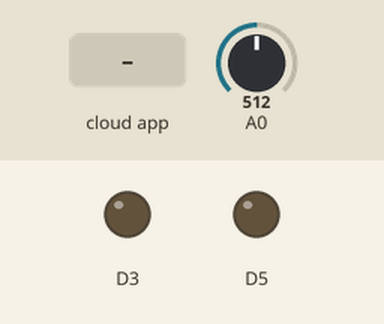
Recording of a sketch running on a simulated ESP8266 (NodeMCU). Shown: output pins drawn as LEDs (lit = HIGH). The test bench sets the inputs (shaded band); at power-on: A0 = 512. WiFi joins after 1.5 s; servers stay silent unless stated; the Firebase database answers and starts empty; what the sketch prints to the serial monitor is not drawn.

Above: at 2.7 s.
2.8 s: the phone or cloud app sets AUTO to true
At 5.2 s:
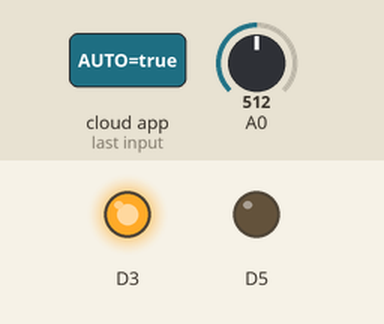
5.7 s: A0 set to 279
8.7 s: A0 set to 253
At 11.5 s:
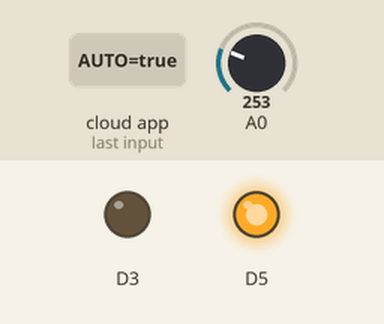
11.7 s: the phone or cloud app sets Red to 1
At 12.8 s:
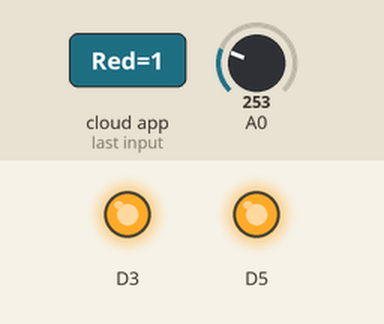
Timing chart, 0 to 15.2 s (numbered marks = the images above; inputs shaded):
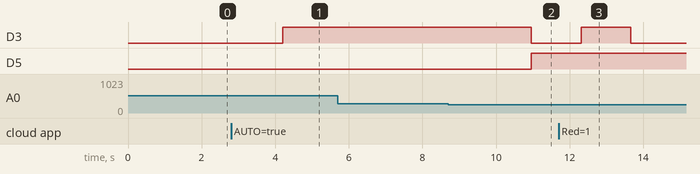

The sketch:

firebase-AppConnect.ino
```cpp
#include <ESP8266WiFi.h>
#include <FirebaseArduino.h>

#define FIREBASE_HOST "samsung-lecture.firebaseio.com"    // 데이터베이스 주소
#define FIREBASE_AUTH ""                                  // 데이터베이스 접속 키
#define WIFI_SSID "Test.dslab.24"                         // 와이파이 SSID
#define WIFI_PASSWORD "dslab123"                          // 와이파이 Password


void setup() {
  Serial.begin(115200);
  pinMode(D3 , OUTPUT);
  pinMode(D5 , OUTPUT);

  //와이파이 연결
  WiFi.begin(WIFI_SSID, WIFI_PASSWORD);
  Serial.print("connecting");
  while (WiFi.status() != WL_CONNECTED) {
  Serial.print(".");
  delay(500);
  }
  Serial.println();
  Serial.print("connected: ");
  Serial.println(WiFi.localIP());

  //파이어베이스 연결
  Firebase.begin(FIREBASE_HOST, FIREBASE_AUTH);
}

void loop() {
  //아날로그값 입력 및 온도값 계산
  float temp = analogRead(A0);
  temp = round((temp*330/1024 - 55)*10)/10;

  Serial.print("temp : ");
  Serial.println(temp);

  Firebase.setFloat("Temperature", temp);

  if(Firebase.getString("LED/AUTO") == "true"){
    // Auto모드일 경우에만 실행
    Serial.println("Auto Mode");

    if(temp > 30){
      Firebase.setString("State", "HIGH");
      Firebase.setInt("Green", 0);
      Firebase.setInt("Red", 1);
    }else{
      Firebase.setString("State", "LOW");
      Firebase.setInt("Green", 1);
      Firebase.setInt("Red", 0);
    }

    int g_led = Firebase.getInt("Green");
    int r_led = Firebase.getInt("Red");

    String str = "Temperature is " + String(Firebase.getFloat("Temperature")) + ".\n" + Firebase.getString("State") + " Temperature.";
    Serial.println(str);

    digitalWrite(D3, r_led);
    digitalWrite(D5, g_led);

  }else if(Firebase.getString("LED/AUTO") == "false"){
    // Manual모드일 경우에만 실행
    Serial.println("Manual Mode");
    Serial.print("LED : ");

    int brightness = round(Firebase.getString("LED/Brightness").toFloat());

    if(Firebase.getString("LED/ON") == "true"){
      //LED/ON이 true이면 Brightness값으로 LED ON

      analogWrite(D3, brightness);
      analogWrite(D5, brightness);
      Serial.println("ON");

    } else if(Firebase.getString("LED/ON") == "false"){
      digitalWrite(D3, 0);
      digitalWrite(D5, 0);
      Serial.println("OFF");
    }
    Serial.print("Brightness : ");
    Serial.println(brightness);

  }

}
```

Measured:
- the behaviour switches between 264 and 263 on A0 (found by bisection; images 1 and 2)
- after the input at 2.8 s, D3: LOW → HIGH after 1.4 s
- after the input at 5.7 s, every drawn part: stays the same
- after the input at 8.7 s, D3: HIGH → LOW after 2.3 s; D5: LOW → HIGH after 2.3 s
- after the input at 11.7 s, D3: LOW → HIGH after 0.61 s, → LOW 1.4 s later
